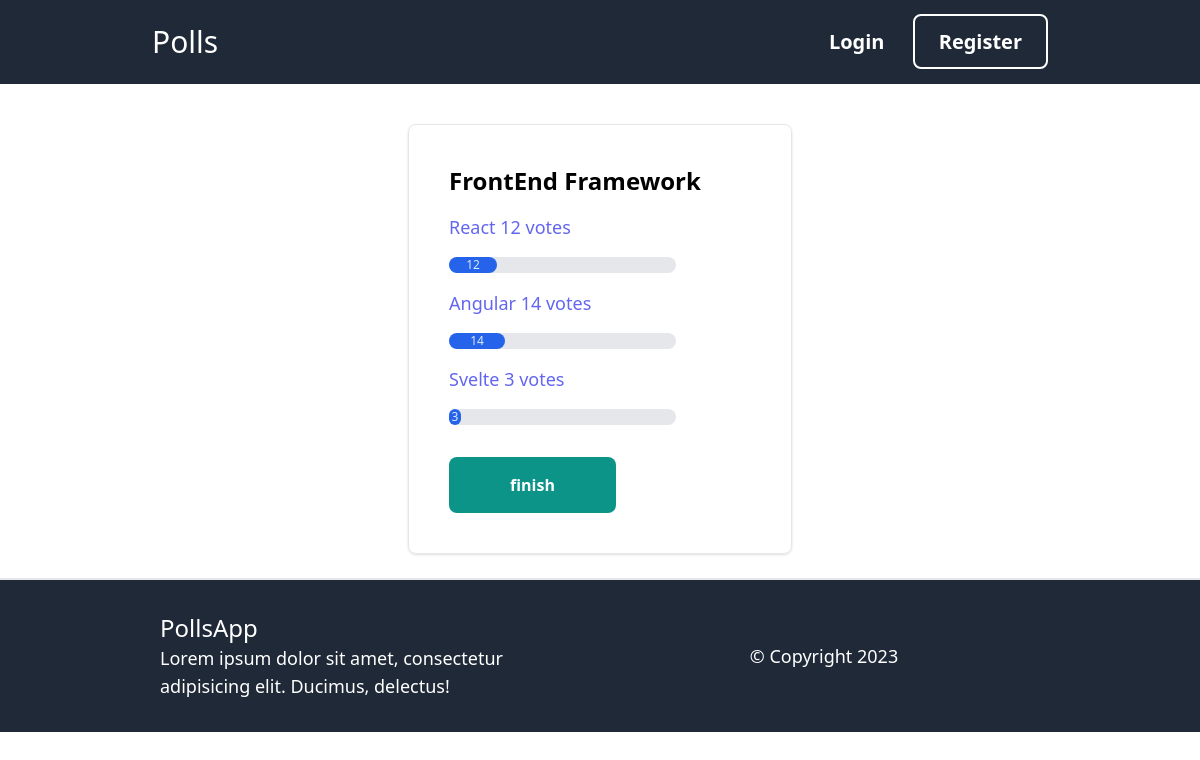
Page /3/result/ on the committed database.
### vote/models.py (models this page shows, shortened)
class Question(models.Model):
    question_text=models.CharField(max_length=200)
    pub_date=models.DateTimeField("date published")

class Choice(models.Model):
    question=models.ForeignKey(Question, on_delete=models.CASCADE)
    choice_text=models.CharField(max_length=200)
    votes=models.IntegerField(default=0)

### vote/views.py (the view)
# urls.py: path('<int:pk>/result/',ResultView.as_view(), name='result'),
class ResultView(DetailView):
    model=Question
    template_name='results.html'

### vote/templates/results.html (shortened to what this page needs)
{% extends 'base.html' %}
{% block content %}
<div class="max-w-sm mx-auto p-6 rounded-lg shadow border border-gray-200 m-6">
        <h1 class="text-2xl font-semibold text-start m-4">{{question.question_text }}</h1>
        <ul class="space-y-4 m-4">
            {% for choice in question.choice_set.all %}
            <li class="font-medium text-lg text-indigo-500">{{choice.choice_text}} <span class="">{{choice.votes}}</span> vote{{choice.votes| pluralize}}</li>
            <div class="w-3/4 bg-gray-200 rounded-full dark:bg-gray-700">
                <div class="bg-blue-600 text-xs font-medium text-blue-100 text-center p-0.5 leading-none rounded-full w-{{choice.votes}}" >{{choice.votes}}</div>
              </div>
            {% endfor %}
        </ul>
        <div class="flex flex-col justify-center items-start w-full">
        <a href="{% url 'vote:home' %}" class="m-4 w-1/2 py-4 px-6 bg-teal-600 hover:bg-teal-800 rounded-lg text-white text-center font-semibold">finish</a>
    </div>
</div>
{% endblock %}

### rows in the picture
Question: question_text "FrontEnd Framework"
Choice: choice_text "React", votes "12", votes|pluralize "s"
Choice: choice_text "Angular", votes "14", votes|pluralize "s"
Choice: choice_text "Svelte", votes "3", votes|pluralize "s"
